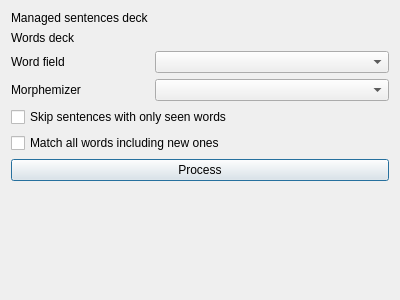
<?xml version="1.0" encoding="UTF-8"?>
<ui version="4.0">
 <class>Dialog</class>
 <widget class="QDialog" name="Dialog">
  <property name="geometry">
   <rect>
    <x>0</x>
    <y>0</y>
    <width>400</width>
    <height>300</height>
   </rect>
  </property>
  <property name="windowTitle">
   <string>Dialog</string>
  </property>
  <layout class="QFormLayout" name="formLayout">
   <item row="0" column="0">
    <widget class="QLabel" name="label">
     <property name="text">
      <string>Managed sentences deck</string>
     </property>
    </widget>
   </item>
   <item row="0" column="1">
    <widget class="QWidget" name="managedDeckWidget" native="true">
     <property name="focusPolicy">
      <enum>Qt::WheelFocus</enum>
     </property>
    </widget>
   </item>
   <item row="1" column="0">
    <widget class="QLabel" name="label_2">
     <property name="text">
      <string>Words deck</string>
     </property>
    </widget>
   </item>
   <item row="1" column="1">
    <widget class="QWidget" name="wordsDeckWidget" native="true">
     <property name="focusPolicy">
      <enum>Qt::WheelFocus</enum>
     </property>
    </widget>
   </item>
   <item row="2" column="0">
    <widget class="QLabel" name="label_3">
     <property name="text">
      <string>Word field</string>
     </property>
    </widget>
   </item>
   <item row="2" column="1">
    <widget class="QComboBox" name="wordField"/>
   </item>
   <item row="3" column="0">
    <widget class="QLabel" name="label_4">
     <property name="toolTip">
      <string>Defines what counts as a word</string>
     </property>
     <property name="text">
      <string>Morphemizer</string>
     </property>
    </widget>
   </item>
   <item row="3" column="1">
    <widget class="QComboBox" name="morphemizer"/>
   </item>
   <item row="4" column="0" colspan="2">
    <widget class="QCheckBox" name="skipKnownSentences">
     <property name="text">
      <string>Skip sentences with only seen words</string>
     </property>
    </widget>
   </item>
   <item row="6" column="0" colspan="2">
    <widget class="QPushButton" name="processButton">
     <property name="text">
      <string>Process</string>
     </property>
    </widget>
   </item>
   <item row="5" column="0" colspan="2">
    <widget class="QCheckBox" name="matchAllWords">
     <property name="text">
      <string>Match all words including new ones</string>
     </property>
    </widget>
   </item>
  </layout>
 </widget>
 <tabstops>
  <tabstop>managedDeckWidget</tabstop>
  <tabstop>wordsDeckWidget</tabstop>
  <tabstop>wordField</tabstop>
  <tabstop>morphemizer</tabstop>
  <tabstop>skipKnownSentences</tabstop>
  <tabstop>matchAllWords</tabstop>
  <tabstop>processButton</tabstop>
 </tabstops>
 <resources/>
 <connections/>
</ui>
